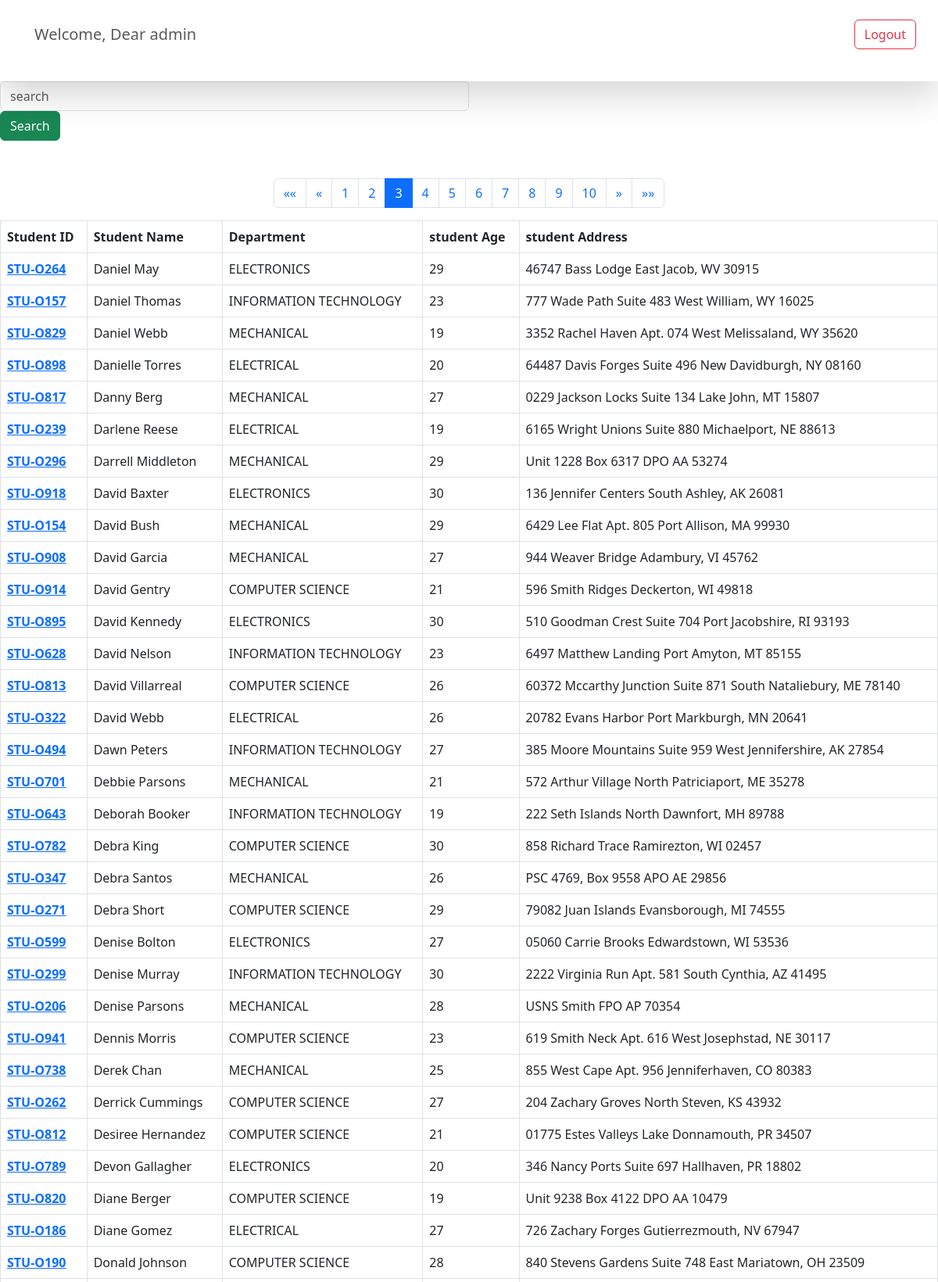
/get_students/?page=3 (signed in, upper part), run on the app's committed database.
### home/models.py (models this page shows, shortened)
class Student(models.Model):
    department = models.ForeignKey(Department,  related_name='depart',on_delete=models.CASCADE)
    student_id = models.OneToOneField(StudentID,related_name = 'studentid',on_delete=models.CASCADE)
    student_name = models.CharField(max_length=100)
    student_email =  models.EmailField(unique=True)
    student_age = models.IntegerField(default=18)
    student_address = models.TextField()
    class Meta:
        ordering = ['student_name']
        verbose_name = 'student'

class StudentID(models.Model):
    student_id = models.CharField(max_length=100)
    def __str__(self) -> str:
        return self.student_id

class Department(models.Model):
    department = models.CharField(max_length=100)
    class Meta:
        ordering = ['department']

### home/views.py (the view, shortened to what this page needs)
# urls.py: path('get_students/',get_students,name='get_students'),
@login_required(login_url='/login/')
def get_students(request):
    students = Student.objects.all()
    paginator = Paginator(students, 50)  # Show 50 contacts per page.
    page_number = request.GET.get("page",1)
    page_obj = paginator.get_page(page_number)
    context = {'l_student':page_obj}
    return render(request,'inside/students.html',context)

### templates/inside/students.html
{% extends '../base.html'  %}
{% block start %}
<form>
  <div class="col-md-6">
    <input class="form-control" name="search" placeholder="search"  />
  </div>
  <div class="col-md-6">
    <button type="submit" class="btn btn-success">Search</button>
  </div>
</form>
<nav aria-label="Page navigation example" >
  <ul class="pagination flex-row justify-content-center pt-5"  >
    {% if l_student.has_previous %}
    <li class="page-item">
      <a class="page-link" href="?page=1" aria-label="First">
        <span aria-hidden="true">&laquo;&laquo;</span>
      </a>
    </li>
    <li class="page-item">
      <a class="page-link" href="?page={{ l_student.previous_page_number }}" aria-label="Previous">
        <span aria-hidden="true">&laquo;</span>
      </a>
    </li>
    {% endif %}
    {% for i in l_student.paginator.page_range %}
    <li class="page-item {% if l_student.number == i %}active{% endif %}">
      <a class="page-link" href="?page={{ i }}">{{ i }}</a>
    </li>
    {% endfor %}
    {% if l_student.has_next %}
    <li class="page-item">
      <a class="page-link" href="?page={{ l_student.next_page_number }}" aria-label="Next">
        <span aria-hidden="true">&raquo;</span>
      </a>
    </li>
    <li class="page-item">
      <a class="page-link" href="?page={{ l_student.paginator.num_pages }}" aria-label="Last">
        <span aria-hidden="true">&raquo;&raquo;</span>
      </a>
    </li>
    {% endif %}
  </ul>
</nav>
<table class=" p-5 table table-bordered">
    <thead>
      <tr>
        <th scope="col">Student ID</th>
        <th scope="col">Student Name</th>
        <th scope="col">Department</th>
        <th scope="col">student Age</th>
        <th scope="col">student Address</th>
      </tr>
    </thead>
    <tbody>
      {% for student in l_student %}
      <tr>
        <th scope="row"><a href="{% url 'see_marks' student.student_id %}"> {{student.student_id}} </a></th>
        <td>{{student.student_name}}</td>
        <td>{{student.department.department}}</td>
        <td>{{student.student_age}}</td>
        <td>{{student.student_address}}</td>
      </tr>
      {% endfor %}
    </tbody>
  </table>
{% endblock %}

### templates/base.html (shortened to what this page needs)
{% load static %}
<!DOCTYPE html>
<html>
    <head>
        <link href="https://cdn.jsdelivr.net/npm/bootstrap@5.3.0/dist/css/bootstrap.min.css" rel="stylesheet">
        <link rel="stylesheet" type="text/css" href="{% static 'css/css/index.css' %}">
    </head>
    <body>
          <nav class="navbar p-3 bg-outline-danger shadow-lg">
              <div class="container-fluid">
                <a class="navbar-brand"><p class="navbar-text ms-3">Welcome, Dear {{ request.user.username }}{{request.user.user_type}}</p></a>
                <form class="d-flex flex-row" role="search">
                  {% if request.user.is_authenticated  %}
                  <div class="d-flex flex-row justify-content-center">
                    <p>
                      <a href="/logout/" class="btn btn-outline-danger" type="submit">Logout</a>
                    </p>
                  </div>
                  {% endif %}
                </form>
              </div>
            </nav>
        {% block start %}
        {% endblock %}
    </body>
</html>

### css/css/index.css (style rules this page uses)
body { margin: 0; }

### data on the page
Student: student_id "STU-O264", student_name "Daniel May", department.department "ELECTRONICS", student_age "29", student_address "46747 Bass Lodge East Jacob, WV 30915"
Student: student_id "STU-O157", student_name "Daniel Thomas", department.department "INFORMATION TECHNOLOGY", student_age "23", student_address "777 Wade Path Suite 483 West William, WY 16025"
Student: student_id "STU-O829", student_name "Daniel Webb", department.department "MECHANICAL", student_age "19", student_address "3352 Rachel Haven Apt. 074 West Melissaland, WY 35620"
Student: student_id "STU-O898", student_name "Danielle Torres", department.department "ELECTRICAL", student_age "20", student_address "64487 Davis Forges Suite 496 New Davidburgh, NY 08160"
Student: student_id "STU-O817", student_name "Danny Berg", department.department "MECHANICAL", student_age "27", student_address "0229 Jackson Locks Suite 134 Lake John, MT 15807"
Student: student_id "STU-O239", student_name "Darlene Reese", department.department "ELECTRICAL", student_age "19", student_address "6165 Wright Unions Suite 880 Michaelport, NE 88613"
Student: student_id "STU-O296", student_name "Darrell Middleton", department.department "MECHANICAL", student_age "29", student_address "Unit 1228 Box 6317 DPO AA 53274"
Student: student_id "STU-O918", student_name "David Baxter", department.department "ELECTRONICS", student_age "30", student_address "136 Jennifer Centers South Ashley, AK 26081"
Student: student_id "STU-O154", student_name "David Bush", department.department "MECHANICAL", student_age "29", student_address "6429 Lee Flat Apt. 805 Port Allison, MA 99930"
Student: student_id "STU-O908", student_name "David Garcia", department.department "MECHANICAL", student_age "27", student_address "944 Weaver Bridge Adambury, VI 45762"
Student: student_id "STU-O914", student_name "David Gentry", department.department "COMPUTER SCIENCE", student_age "21", student_address "596 Smith Ridges Deckerton, WI 49818"
Student: student_id "STU-O895", student_name "David Kennedy", department.department "ELECTRONICS", student_age "30", student_address "510 Goodman Crest Suite 704 Port Jacobshire, RI 93193"
Student: student_id "STU-O628", student_name "David Nelson", department.department "INFORMATION TECHNOLOGY", student_age "23", student_address "6497 Matthew Landing Port Amyton, MT 85155"
Student: student_id "STU-O813", student_name "David Villarreal", department.department "COMPUTER SCIENCE", student_age "26", student_address "60372 Mccarthy Junction Suite 871 South Nataliebury, ME 78140"
Student: student_id "STU-O322", student_name "David Webb", department.department "ELECTRICAL", student_age "26", student_address "20782 Evans Harbor Port Markburgh, MN 20641"
Student: student_id "STU-O494", student_name "Dawn Peters", department.department "INFORMATION TECHNOLOGY", student_age "27", student_address "385 Moore Mountains Suite 959 West Jennifershire, AK 27854"
Student: student_id "STU-O701", student_name "Debbie Parsons", department.department "MECHANICAL", student_age "21", student_address "572 Arthur Village North Patriciaport, ME 35278"
Student: student_id "STU-O643", student_name "Deborah Booker", department.department "INFORMATION TECHNOLOGY", student_age "19", student_address "222 Seth Islands North Dawnfort, MH 89788"
Student: student_id "STU-O782", student_name "Debra King", department.department "COMPUTER SCIENCE", student_age "30", student_address "858 Richard Trace Ramirezton, WI 02457"
Student: student_id "STU-O347", student_name "Debra Santos", department.department "MECHANICAL", student_age "26", student_address "PSC 4769, Box 9558 APO AE 29856"
Student: student_id "STU-O271", student_name "Debra Short", department.department "COMPUTER SCIENCE", student_age "29", student_address "79082 Juan Islands Evansborough, MI 74555"
Student: student_id "STU-O599", student_name "Denise Bolton", department.department "ELECTRONICS", student_age "27", student_address "05060 Carrie Brooks Edwardstown, WI 53536"
Student: student_id "STU-O299", student_name "Denise Murray", department.department "INFORMATION TECHNOLOGY", student_age "30", student_address "2222 Virginia Run Apt. 581 South Cynthia, AZ 41495"
Student: student_id "STU-O206", student_name "Denise Parsons", department.department "MECHANICAL", student_age "28", student_address "USNS Smith FPO AP 70354"
Student: student_id "STU-O941", student_name "Dennis Morris", department.department "COMPUTER SCIENCE", student_age "23", student_address "619 Smith Neck Apt. 616 West Josephstad, NE 30117"
Student: student_id "STU-O738", student_name "Derek Chan", department.department "MECHANICAL", student_age "25", student_address "855 West Cape Apt. 956 Jenniferhaven, CO 80383"
Student: student_id "STU-O262", student_name "Derrick Cummings", department.department "COMPUTER SCIENCE", student_age "27", student_address "204 Zachary Groves North Steven, KS 43932"
Student: student_id "STU-O812", student_name "Desiree Hernandez", department.department "COMPUTER SCIENCE", student_age "21", student_address "01775 Estes Valleys Lake Donnamouth, PR 34507"
Student: student_id "STU-O789", student_name "Devon Gallagher", department.department "ELECTRONICS", student_age "20", student_address "346 Nancy Ports Suite 697 Hallhaven, PR 18802"
Student: student_id "STU-O820", student_name "Diane Berger", department.department "COMPUTER SCIENCE", student_age "19", student_address "Unit 9238 Box 4122 DPO AA 10479"
Student: student_id "STU-O186", student_name "Diane Gomez", department.department "ELECTRICAL", student_age "27", student_address "726 Zachary Forges Gutierrezmouth, NV 67947"
Student: student_id "STU-O190", student_name "Donald Johnson", department.department "COMPUTER SCIENCE", student_age "28", student_address "840 Stevens Gardens Suite 748 East Mariatown, OH 23509"

### other printed values
{{ request.user.username }} "admin"
{{ i }} "1" "2" "3" "4" "5" "6" "7" "8" "9" "10"
